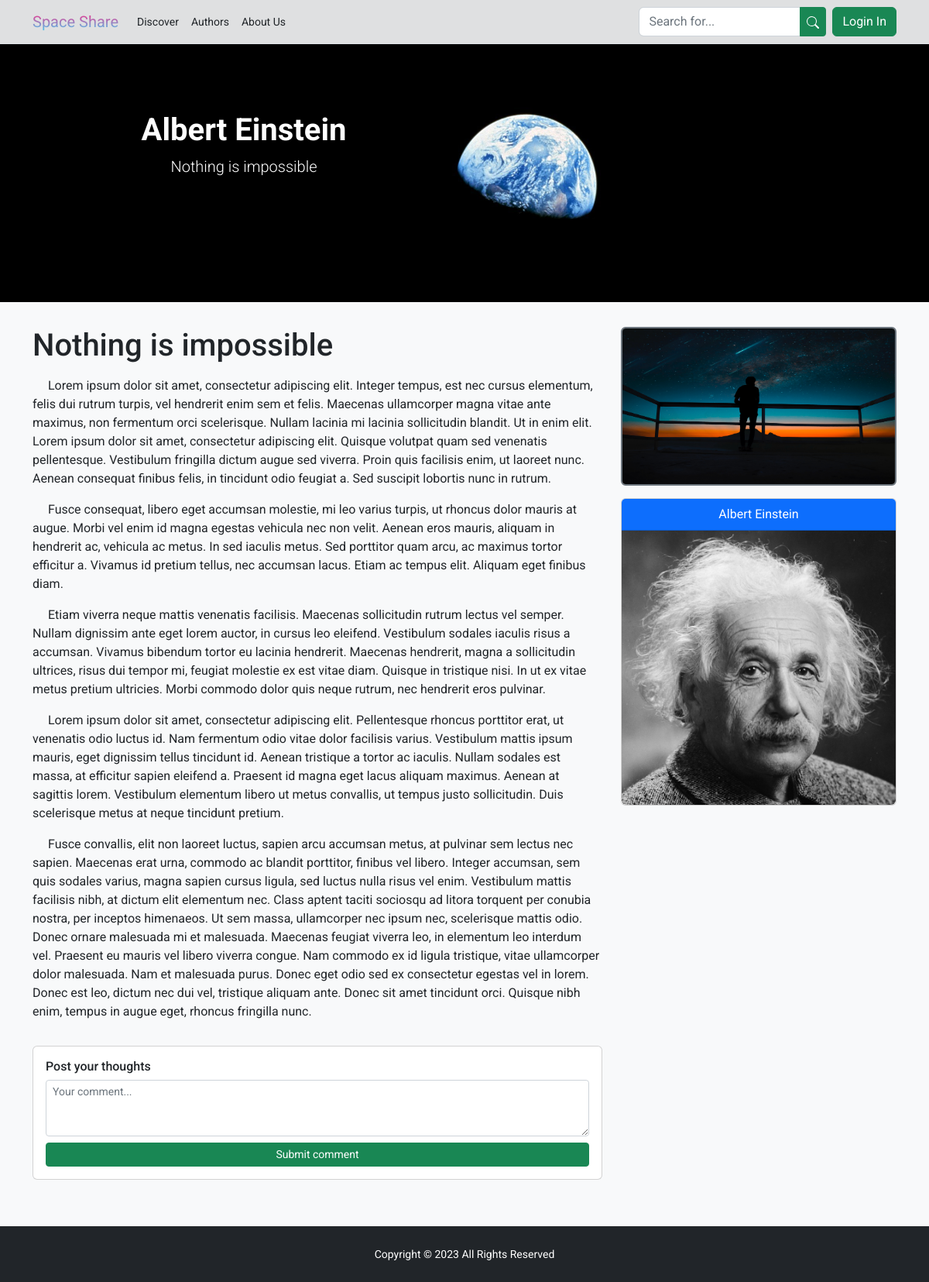
/post/nothing-is-impossible, run on the app's committed database.
### Blog/models.py (models this page shows, shortened)
class Post(models.Model):
    slug = models.SlugField(db_index=True, unique=True, null=False, blank=True)
    title = models.CharField(max_length=150)
    author = models.ForeignKey(
        Author, on_delete=models.CASCADE, related_name="author")
    date = models.DateTimeField(auto_now=True)
    tags = models.ManyToManyField(Tag)
    content = models.TextField(
        validators=[MinLengthValidator(30, MaxLengthValidator(10000))])
    image = models.ImageField(upload_to="posts", null=True)

class Author(models.Model):
    slug = models.SlugField(db_index=True, unique=True, null=True, blank=True)
    name = models.CharField(max_length=30)
    surname = models.CharField(max_length=50)
    description = models.TextField(
        validators=[MinLengthValidator(30, MaxLengthValidator(2000))], default="Author Info")
    email = models.EmailField(validators=[RegexValidator(
        "^(?:[a-z0-9!#$%&'*+/=?^_`{|}~-]+(?:\.[a-z0-9!#$%&'*+/=?^_`{|}~-]+)*|\"(?:[\x01-\x08\x0b\x0c\x0e-\x1f\x21\x23-\x5b\x5d-\x7f]|\\[\x01-\x09\x0b\x0c\x0e-\x7f])*\")@(?:(?:[a-z0-9](?:[a-z0-9-]*[a-z0-9])?\.)+[a-z0-9](?:[a-z0-9-]*[a-z0-9])?|\[(?:(?:(2(5[0-5]|[0-4][0-9])|1[0-9][0-9]|[1-9]?[0-9]))\.){3}(?:(2(5[0-5]|[0-4][0-9])|1[0-9][0-9]|[1-9]?[0-9])|[a-z0-9-]*[a-z0-9]:(?:[\x01-\x08\x0b\x0c\x0e-\x1f\x21-\x5a\x53-\x7f]|\\[\x01-\x09\x0b\x0c\x0e-\x7f])+)\])$", message="Incorrect expression of e-mail.")])
    image = models.ImageField(upload_to="authors", null=True)

### Blog/views.py (the view)
# urls.py: path("post/<slug:slug>", views.Post.as_view(), name="post"),
class Post(DetailView):
    template_name = "Blog/post.html"
    model = PostModel
    context_object_name = "post"

### Blog/templates/Blog/post.html (shortened to what this page needs)
{% extends 'Blog/base_blog.html' %}
{% load static %}
{% block doc_css %}
    <link rel="stylesheet" href="{% static 'Blog/css/modal_image.css' %}">
{% endblock %}
{% block blog_content %}
    <header class="banner-holder py-5 mb-3">
        <div class="container">
            <div class="row">
                <div class="col-md-6">
                    <div class="banner-content text-center text-white my-5 py-5">
                        <h1 class="fw-bolder">{{ post.author.name }} {{ post.author.surname }}</h1>
                        <p class="lead">{{ post.title }}</p>
                    </div>
                </div>
            </div>
        </div>
    </header>
    <section class="py-3 mb-3">
        <div class="container">
            <div class="row">
                <div class="col-md-8">
                    <div class="content-holder">
                        <div class="post-content mb-3">
                            <h1>{{ post.title }}</h1>
                            <p>{{ post.content|safe|linebreaks }}</p>
                        </div>
                    </div>
                </div>
                <div class="col-md-4">
                    <div class="mb-3">
                        <img src="{{ post.image.url }}" alt="Author's image" id="modal-image-click" class="img-fluid rounded border border-2 border-secondary">
                    </div>
                    <a href="{% url 'author' post.author.slug %}" class="text-decoration-none">
                        <div class="card">
                            <div class="card-header text-bg-primary text-center">
                                {{ post.author.name }} {{post.author.surname}}
                            </div>
                            <div class="card-body p-0">
                                <img src="{{ post.author.image.url }}" alt="Author" class="w-100 h-100 rounded-bottom">
                            </div>
                        </div>
                    </a>
                </div>
            </div>
            <div class="row">
                <div class="col-md-8">
                    <div class="comment-form my-3">
                        <div class="card">
                            <div class="card-body">
                                <h3 class="fs-6">Post your thoughts</h3>
                                <form action="">
                                    <div class="row gx-2">
                                        <div class="col-md-12">
                                            <div class="mb-2">
                                                <textarea rows="3" class="form-control form-control-sm" placeholder="Your comment..."></textarea>
                                            </div>
                                        </div>
                                        <div class="col-md-12">
                                            <div class="d-grid">
                                                <button type="submit" class="btn btn-sm btn-success">
                                                    Submit comment
                                                </button>
                                            </div>
                                        </div>
                                    </div>
                                </form>
                            </div>
                        </div>
                    </div>
                </div>
            </div>
        </div>
    </section>
{% endblock %}

### Blog/templates/Blog/base_blog.html
{% extends 'base.html' %}
{% block doc_content %}
    {% include "Blog/includes/navigation.html" %}
    {% block blog_content %}{% endblock %}
    {% include "Blog/includes/footer.html" %}
{% endblock %}

### templates/base.html (shortened to what this page needs)
{% load static %}
<!DOCTYPE html>
<html lang="en">
<head>
    <link href="https://cdn.jsdelivr.net/npm/bootstrap@5.2.3/dist/css/bootstrap.min.css" rel="stylesheet">
    <link rel="stylesheet" href="{% static 'css/base.css' %}">
    {% block doc_css %}{% endblock %}
</head>
<body class="bg-light">
    {% block doc_content %}{% endblock %}
</body>
</html>

### Blog/templates/Blog/includes/navigation.html (shortened to what this page needs)
<nav class="navbar navbar-expand-lg bg-light small border-bottom shadow-sm fixed-top custom-nav">
    <div class="container">
        <a href="{% url 'index' %}" class="navbar-brand">
            <span class="brand-style brand-gradient">Space Share</span>
        </a>
        <div class="collapse navbar-collapse" id="blog-navbar">
            <ul class="navbar-nav me-auto mb-2 mb-lg-0">
                <li class="nav-item">
                    <a href="{% url 'posts' %}" class="nav-link text-dark">Discover</a>
                </li>
                <li class="nav-item">
                    <a href="{% url 'authors' %}" class="nav-link text-dark">Authors</a>
                </li>
                <li class="nav-item">
                    <a href="{% url 'about_us' %}" class="nav-link text-dark">About Us</a>
                </li>
            </ul>
            <form class="d-flex" role="search" action="{% url 'posts_by_search' %}" method="GET">
                <div class="input-group">
                    <input type="search" name="search" class="form-control from-control-sm" placeholder="Search for..." required>
                    <button type="submit" class="btn btn-sm btn-success">
                    </button>
                </div>
            </form>
            {% if request.session.nickname %}
                <a href="{% url 'logout' %}" class="btn btn-danger mt-2 mt-lg-0 ms-lg-2">
                    Log out
                </a>
            {% else %}
                <a href="{% url 'login' %}" class="btn btn-success mt-2 mt-lg-0 ms-lg-2">
                    Login In
                </a>
            {% endif %}
        </div>
    </div>
</nav>

### Blog/templates/Blog/includes/footer.html
<div class="my-5 pt-1"></div>
<footer class="main-footer position-fixed bottom-0 w-100 text-bg-dark p-4 text-center">
    <p class="m-0">
        <small>Copyright &copy; 2023 All Rights Reserved</small>
    </p>
</footer>

### static/css/base.css (style rules this page uses)
:root { --sky: #4cc9f0; --far-space: #f72585; }
html, body { font-family: 'Roboto', sans-serif; }
.custom-nav { --bs-bg-opacity: .9; backdrop-filter: blur(8px); }
.brand-gradient { background: var(--light); background: -webkit-linear-gradient(to top, var(--sky), var(--far-space)); background: linear-gradient(to top, var(--sky), var(--far-space)); -webkit-background-clip: text; background-clip: text; color: transparent; }
.banner-holder { background-size: cover; background-position: bottom; text-shadow: 1px 1px black; }
.main-footer { z-index: 10; }

### Blog/static/Blog/css/modal_image.css (style rules this page uses)
#modal-image-click { cursor: pointer; }

### data on the page
Post: author.name "Albert", author.surname "Einstein", title "Nothing is impossible", content "Lorem ipsum dolor sit amet, consectetur adipiscing elit. Integer tempus, est nec cursus elementum, felis dui rutrum turpis, vel hendrerit enim sem et felis. Maecenas ullamcorper magna vitae ante maximus, non fermentum orci scelerisque. Nullam lacinia mi lacinia sollicitudin blandit. Ut in enim elit. Lorem ipsum dolor sit amet, consectetur adipiscing elit. Quisque volutpat quam sed venenatis pellentesque. Vestibulum fringilla dictum augue sed viverra. Proin quis facilisis enim, ut laoreet nunc. Aenean consequat finibus felis, in tincidunt odio feugiat a. Sed suscipit lobortis nunc in rutrum. Fusce consequat, libero eget accumsan molestie, mi leo varius turpis, ut rhoncus dolor mauris at…", image (picture), author.image (picture)
